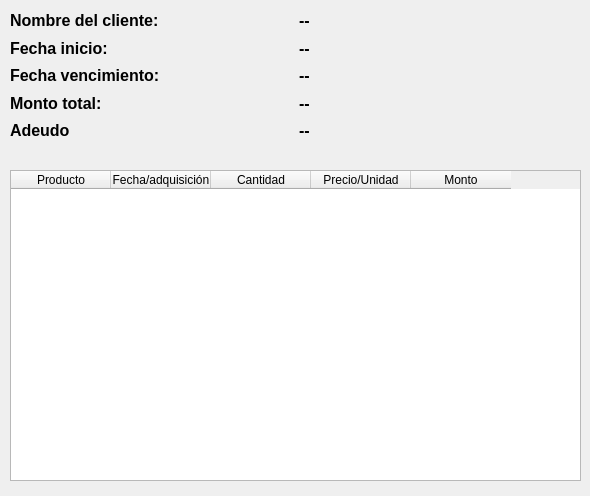
<?xml version="1.0" encoding="UTF-8"?>
<ui version="4.0">
 <class>Dialog</class>
 <widget class="QDialog" name="Dialog">
  <property name="geometry">
   <rect>
    <x>0</x>
    <y>0</y>
    <width>590</width>
    <height>496</height>
   </rect>
  </property>
  <property name="windowTitle">
   <string>Productos en crédito</string>
  </property>
  <widget class="QTableWidget" name="tableProductsInCredit">
   <property name="geometry">
    <rect>
     <x>10</x>
     <y>170</y>
     <width>571</width>
     <height>311</height>
    </rect>
   </property>
   <property name="frameShape">
    <enum>QFrame::StyledPanel</enum>
   </property>
   <property name="editTriggers">
    <set>QAbstractItemView::NoEditTriggers</set>
   </property>
   <property name="sortingEnabled">
    <bool>true</bool>
   </property>
   <attribute name="horizontalHeaderShowSortIndicator" stdset="0">
    <bool>false</bool>
   </attribute>
   <column>
    <property name="text">
     <string>Producto</string>
    </property>
   </column>
   <column>
    <property name="text">
     <string>Fecha/adquisición</string>
    </property>
   </column>
   <column>
    <property name="text">
     <string>Cantidad</string>
    </property>
   </column>
   <column>
    <property name="text">
     <string>Precio/Unidad</string>
    </property>
   </column>
   <column>
    <property name="text">
     <string>Monto</string>
    </property>
   </column>
  </widget>
  <widget class="QWidget" name="layoutWidget">
   <property name="geometry">
    <rect>
     <x>10</x>
     <y>10</y>
     <width>571</width>
     <height>131</height>
    </rect>
   </property>
   <property name="sizePolicy">
    <sizepolicy hsizetype="Maximum" vsizetype="Preferred">
     <horstretch>0</horstretch>
     <verstretch>0</verstretch>
    </sizepolicy>
   </property>
   <layout class="QHBoxLayout" name="horizontalLayout">
    <item>
     <layout class="QVBoxLayout" name="verticalLayout">
      <item>
       <widget class="QLabel" name="label">
        <property name="sizePolicy">
         <sizepolicy hsizetype="Maximum" vsizetype="Preferred">
          <horstretch>0</horstretch>
          <verstretch>0</verstretch>
         </sizepolicy>
        </property>
        <property name="font">
         <font>
          <pointsize>12</pointsize>
          <weight>75</weight>
          <bold>true</bold>
         </font>
        </property>
        <property name="text">
         <string>Nombre del cliente: </string>
        </property>
        <property name="alignment">
         <set>Qt::AlignLeading|Qt::AlignLeft|Qt::AlignVCenter</set>
        </property>
       </widget>
      </item>
      <item>
       <widget class="QLabel" name="label_2">
        <property name="sizePolicy">
         <sizepolicy hsizetype="Maximum" vsizetype="Preferred">
          <horstretch>0</horstretch>
          <verstretch>0</verstretch>
         </sizepolicy>
        </property>
        <property name="font">
         <font>
          <pointsize>12</pointsize>
          <weight>75</weight>
          <bold>true</bold>
         </font>
        </property>
        <property name="text">
         <string>Fecha inicio:</string>
        </property>
        <property name="alignment">
         <set>Qt::AlignLeading|Qt::AlignLeft|Qt::AlignVCenter</set>
        </property>
       </widget>
      </item>
      <item>
       <widget class="QLabel" name="label_3">
        <property name="sizePolicy">
         <sizepolicy hsizetype="Maximum" vsizetype="Preferred">
          <horstretch>0</horstretch>
          <verstretch>0</verstretch>
         </sizepolicy>
        </property>
        <property name="font">
         <font>
          <pointsize>12</pointsize>
          <weight>75</weight>
          <bold>true</bold>
         </font>
        </property>
        <property name="text">
         <string>Fecha vencimiento:</string>
        </property>
        <property name="alignment">
         <set>Qt::AlignLeading|Qt::AlignLeft|Qt::AlignVCenter</set>
        </property>
       </widget>
      </item>
      <item>
       <widget class="QLabel" name="label_4">
        <property name="sizePolicy">
         <sizepolicy hsizetype="Maximum" vsizetype="Preferred">
          <horstretch>0</horstretch>
          <verstretch>0</verstretch>
         </sizepolicy>
        </property>
        <property name="font">
         <font>
          <pointsize>12</pointsize>
          <weight>75</weight>
          <bold>true</bold>
         </font>
        </property>
        <property name="text">
         <string>Monto total:</string>
        </property>
        <property name="alignment">
         <set>Qt::AlignLeading|Qt::AlignLeft|Qt::AlignVCenter</set>
        </property>
       </widget>
      </item>
      <item>
       <widget class="QLabel" name="label_5">
        <property name="font">
         <font>
          <pointsize>12</pointsize>
          <weight>75</weight>
          <bold>true</bold>
         </font>
        </property>
        <property name="text">
         <string>Adeudo</string>
        </property>
       </widget>
      </item>
     </layout>
    </item>
    <item>
     <layout class="QVBoxLayout" name="verticalLayout_2">
      <item>
       <widget class="QLabel" name="nombrecliente">
        <property name="font">
         <font>
          <pointsize>12</pointsize>
          <weight>75</weight>
          <bold>true</bold>
         </font>
        </property>
        <property name="text">
         <string>--</string>
        </property>
       </widget>
      </item>
      <item>
       <widget class="QLabel" name="fechainicio">
        <property name="font">
         <font>
          <pointsize>12</pointsize>
          <weight>75</weight>
          <bold>true</bold>
         </font>
        </property>
        <property name="text">
         <string>--</string>
        </property>
       </widget>
      </item>
      <item>
       <widget class="QLabel" name="fechavencimiento">
        <property name="font">
         <font>
          <pointsize>12</pointsize>
          <weight>75</weight>
          <bold>true</bold>
         </font>
        </property>
        <property name="text">
         <string>--</string>
        </property>
       </widget>
      </item>
      <item>
       <widget class="QLabel" name="montototal">
        <property name="font">
         <font>
          <pointsize>12</pointsize>
          <weight>75</weight>
          <bold>true</bold>
         </font>
        </property>
        <property name="text">
         <string>--</string>
        </property>
       </widget>
      </item>
      <item>
       <widget class="QLabel" name="adeudo">
        <property name="font">
         <font>
          <pointsize>12</pointsize>
          <weight>75</weight>
          <bold>true</bold>
         </font>
        </property>
        <property name="text">
         <string>--</string>
        </property>
       </widget>
      </item>
     </layout>
    </item>
   </layout>
  </widget>
 </widget>
 <resources/>
 <connections/>
</ui>
